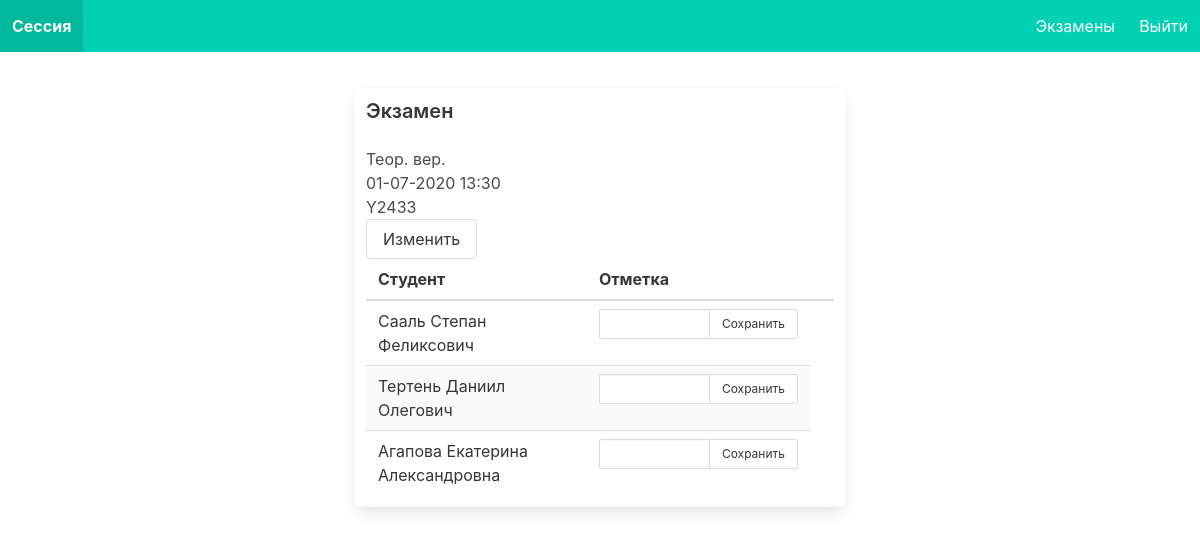
The page /exams/4/ (signed in) on the database its author committed.
### final_project/models.py (models this page shows, shortened)
class Subject(models.Model):
    name = models.CharField(max_length=45)
    code = models.CharField(max_length=10)

class Exam(models.Model):
    datetime = models.DateTimeField()
    classroom = models.CharField(max_length=10)
    subject = models.ForeignKey(Subject, on_delete=models.CASCADE)
    group = models.ForeignKey(Group, on_delete=models.CASCADE)

class Group(models.Model):
    name = models.CharField(max_length=10)
    course = models.IntegerField()

class User(AbstractUser):
    middle_name = models.CharField(max_length=150, blank=True)
    is_student = models.BooleanField(default=False)
    is_teacher = models.BooleanField(default=False)
    group = models.ForeignKey(Group, on_delete=models.CASCADE, default=None, blank=True, null=True)

### final_project/views.py (the view)
# urls.py: path('exams/<int:id>/', views.exam_page),
@login_required
def exam_page(request, id):
    exam = Exam.objects.get(pk=id)
    subject = exam.subject
    group = exam.group
    students = User.objects.filter(group=group)
    for student in students:
        try:
            mark = Mark.objects.get(exam=exam, student=student)
        except Mark.DoesNotExist:
            mark = None
        id = 0
        if mark:
            id = mark.id
            mark = mark.mark
        else:
            mark = ''
        student.mark = mark
        student.mark_id = id
    return render(request, 'exam.html', {'exam': exam, 'subject': subject, 'group': group, 'students': students})

### templates/exam.html (shortened to what this page needs)
{% extends 'layout.html' %}
{% block nav_items %}
    <a href="/teacher/" class="navbar-item">Экзамены</a>
{% endblock %}
{% block body %}
    <div class="columns is-centered">
        <div class="column is-half box">
            <h2 class="title is-5">Экзамен</h2>
            <p>{{ subject.name }}</p>
            <p>{{ exam.datetime|date:'d-m-Y H:i' }}</p>
            <p>{{ group.name }}</p>
            <a href="/exams/{{ exam.id }}/edit/" class="button">Изменить</a><br>
            <table class="table is-fullwidth is-striped">
                <thead>
                    <th>Студент</th>
                    <th>Отметка</th>
                    <th></th>
                </thead>
                <tbody>
                    {% for student in students %}
                        <tr>
                            <td>{{ student.last_name }} {{ student.first_name }} {{ student.middle_name }}</td>
                            <td>
                                {% if student.mark_id != 0 %}
                                <form method="POST" action="/marks/{{ student.mark_id }}/">
                                {% else %}
                                <form method="POST" action="/marks/">
                                {% endif %}
                                    <div class="field has-addons">
                                        <div class="control">
                                            <input type="number" name="mark" value="{{ student.mark }}" class="input is-small">
                                        </div>
                                        <div class="control">
                                            <input type="submit" value="Сохранить" class="button is-small">
                                        </div>
                                    </div>
                                </form>
                            </td>
                        </tr>
                    {% endfor %}
                </tbody>
            </table>
        </div>
    </div>
{% endblock %}

### rows shown on the page
Subject: name "Теор. вер."
Exam: datetime "01-07-2020 13:30"
Group: name "Y2433"
User: last_name "Сааль", first_name "Степан", middle_name "Феликсович"
User: last_name "Тертень", first_name "Даниил", middle_name "Олегович"
User: last_name "Агапова", first_name "Екатерина", middle_name "Александровна"
